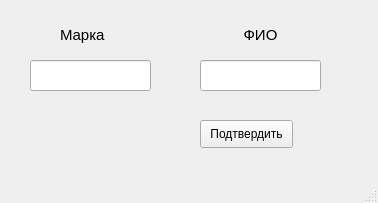
<?xml version="1.0" encoding="UTF-8"?>
<ui version="4.0">
 <class>helper</class>
 <widget class="QMainWindow" name="helper">
  <property name="geometry">
   <rect>
    <x>0</x>
    <y>0</y>
    <width>378</width>
    <height>203</height>
   </rect>
  </property>
  <property name="windowTitle">
   <string>MainWindow</string>
  </property>
  <widget class="QWidget" name="centralwidget">
   <widget class="QLabel" name="label">
    <property name="geometry">
     <rect>
      <x>60</x>
      <y>20</y>
      <width>71</width>
      <height>31</height>
     </rect>
    </property>
    <property name="text">
     <string>&lt;html&gt;&lt;head/&gt;&lt;body&gt;&lt;p&gt;&lt;span style=&quot; font-size:11pt;&quot;&gt;Марка&lt;/span&gt;&lt;/p&gt;&lt;/body&gt;&lt;/html&gt;</string>
    </property>
   </widget>
   <widget class="QLineEdit" name="lineEdit">
    <property name="geometry">
     <rect>
      <x>30</x>
      <y>60</y>
      <width>121</width>
      <height>31</height>
     </rect>
    </property>
   </widget>
   <widget class="QLineEdit" name="lineEdit_3">
    <property name="geometry">
     <rect>
      <x>200</x>
      <y>60</y>
      <width>121</width>
      <height>31</height>
     </rect>
    </property>
   </widget>
   <widget class="QLabel" name="label_2">
    <property name="geometry">
     <rect>
      <x>220</x>
      <y>20</y>
      <width>81</width>
      <height>31</height>
     </rect>
    </property>
    <property name="text">
     <string>&lt;html&gt;&lt;head/&gt;&lt;body&gt;&lt;p align=&quot;center&quot;&gt;&lt;span style=&quot; font-size:11pt;&quot;&gt;ФИО&lt;/span&gt;&lt;/p&gt;&lt;/body&gt;&lt;/html&gt;</string>
    </property>
   </widget>
   <widget class="QPushButton" name="pushButton">
    <property name="geometry">
     <rect>
      <x>200</x>
      <y>120</y>
      <width>93</width>
      <height>28</height>
     </rect>
    </property>
    <property name="text">
     <string>Подтвердить</string>
    </property>
   </widget>
  </widget>
  <widget class="QStatusBar" name="statusbar"/>
 </widget>
 <resources/>
 <connections/>
</ui>
